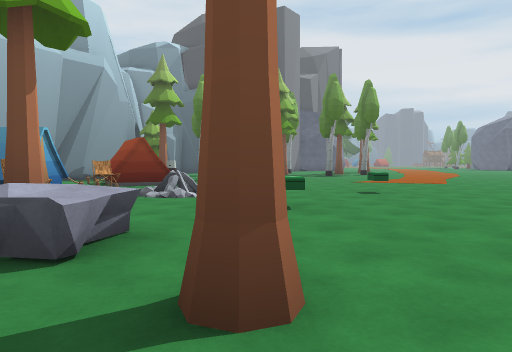
view 1 (above)

19 first-person views from a walk through a 3-D level made in the Unity game engine. The camera is 1.2 m above the floor, tilts 2° down and sees 70° across. The floor is counted in squares, 2 m on a side. Each view is taken from the middle of a square. On the plan, view 1 faces up. The plan holds only what a view shows up to about 10 squares ahead; the rest is blank. The place goes on beyond the plan. The player is left out. Some animated figures are left out. Some surface patterns are stand-ins.

view 2
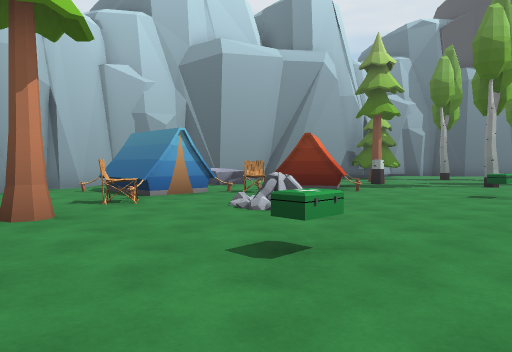

view 3
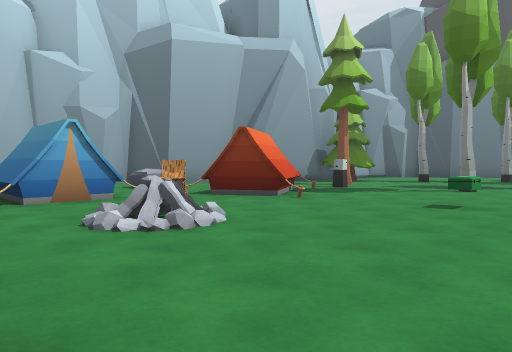

view 4
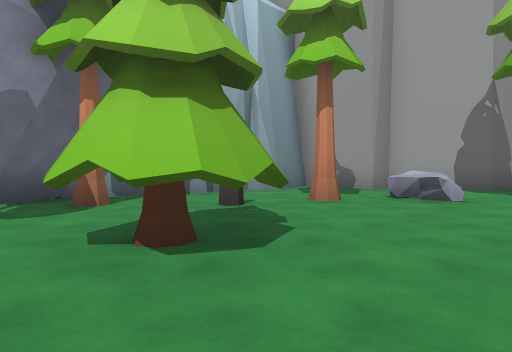

view 5
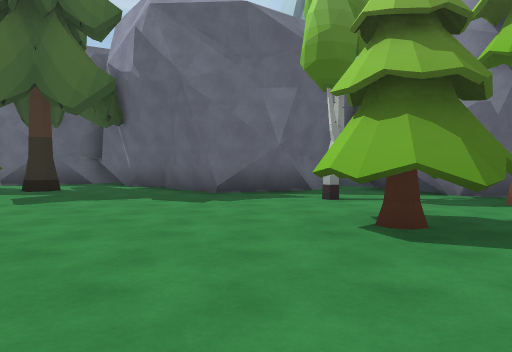

view 6
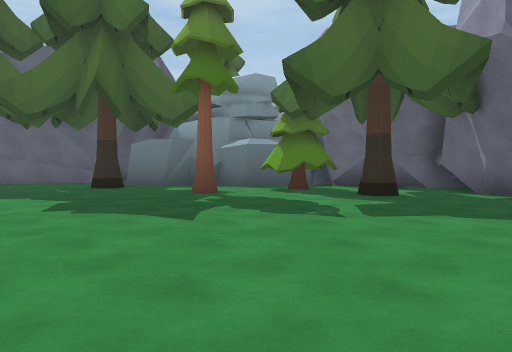

view 7
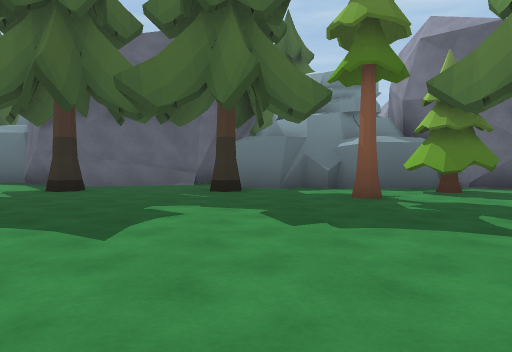

view 8
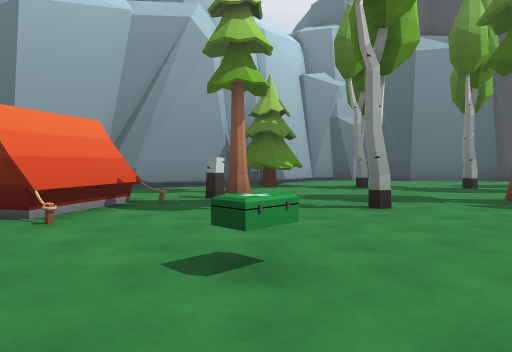

view 9
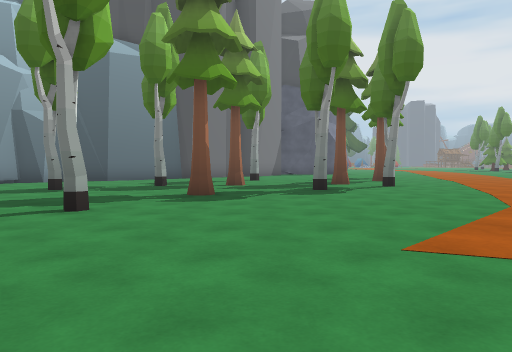

view 10
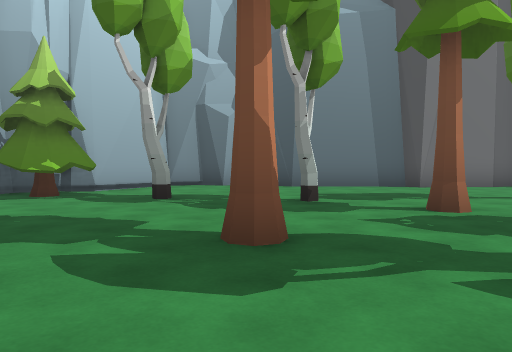

view 11
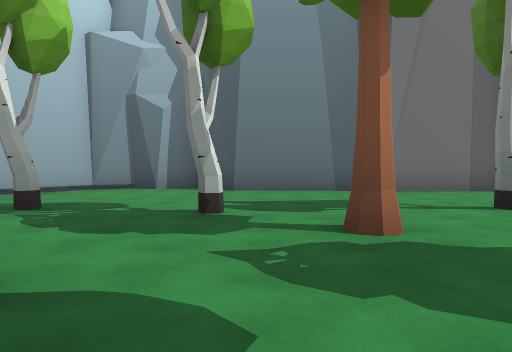

view 12
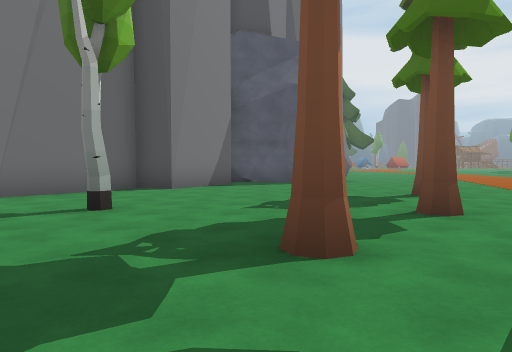

view 13
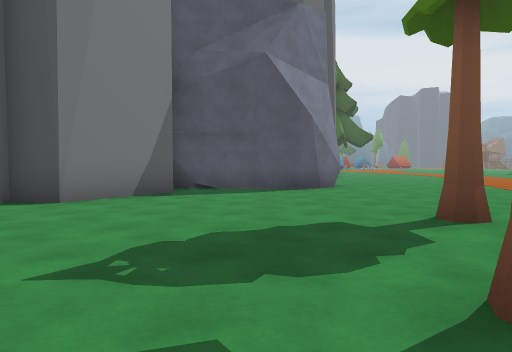

view 14
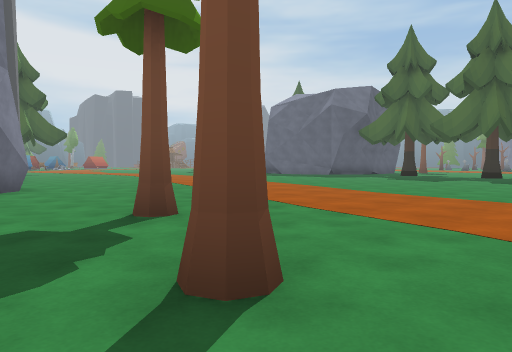

view 15
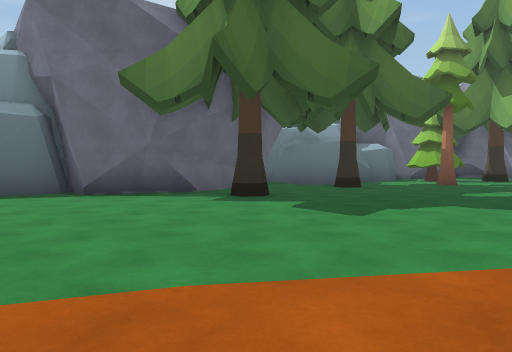

view 16
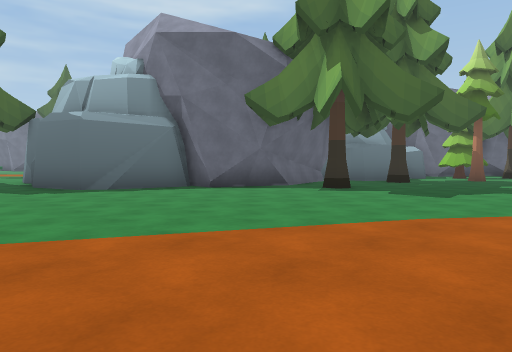

view 17
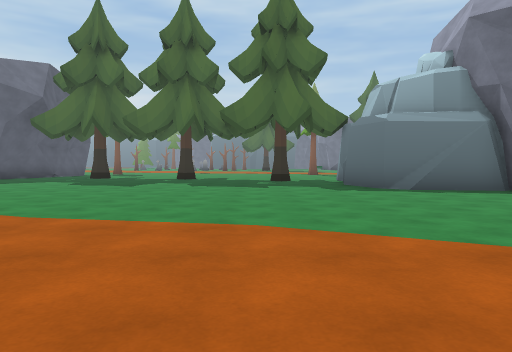

view 18
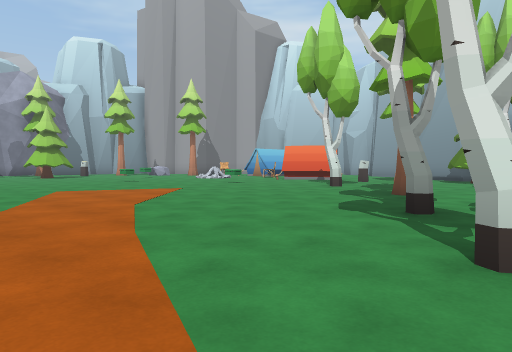

view 19
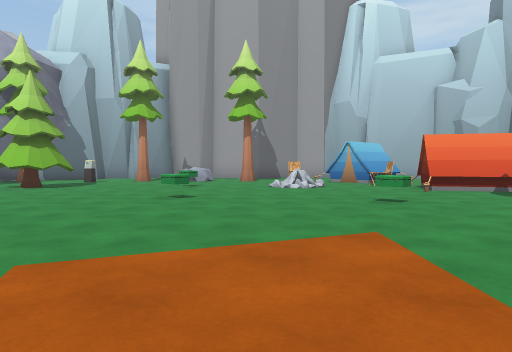

### Floor plan
Key: @ floor where view 1 was taken; # wall or solid block; . floor; T tent; C chair; A campfire; R tree; S stump; O other object.
Columns run from 8 left of view 1 to 18 right of it. Each row starts with its distance up from view 1.
 30                 ....
 29            #####....
 28            #........
 27           ##.........   ...
 26          ##........... ....
 25         ##.................
 24        ##......R...........
 23      ###...................
 22    ###....#................
 21    #..........R............
 20   ##........R..............
 19   #....#.R.................
 18   ##.........#...........##
 17   ##.#.....#............##
 16   #RR....R..............#
 15   #R...................##
 14   #.R...#....... ......#
 13  ##..S.......... ....#.#
 12    ..T.......... ......#
 11   ..TT.................#
 10   O.TTT.O............#.
  9   O.T.................#
  8    TCC................#
  7 #.#T#.AA..O........R..#
  6 #..T................R.#
  5 #....C..O...........RR#
  4 ## ..R.............#RR#
  3    ##.OO...RR........##
  2     # O....RR.......##
  1     ##..RS...#.#######
  0      #..@..R...#
 -1      #####.....#
 -2          #######

Positions as (right, up) in squares from view 1, and headings:
1: (0, 0), facing up
2: (2, 3), facing up-left
3: (2, 5), facing up-left
4: (5, 5), facing down-left
5: (2, 6), facing down-right
6: (4, 6), facing right
7: (5, 9), facing right
8: (2, 9), facing up-left
9: (2, 9), facing up
10: (3, 14), facing up-left
11: (3, 16), facing up-left
12: (4, 17), facing up
13: (5, 20), facing up
14: (5, 20), facing up-right
15: (8, 18), facing down-right
16: (8, 21), facing down-right
17: (8, 21), facing right
18: (8, 19), facing down-left
19: (6, 13), facing down-left
